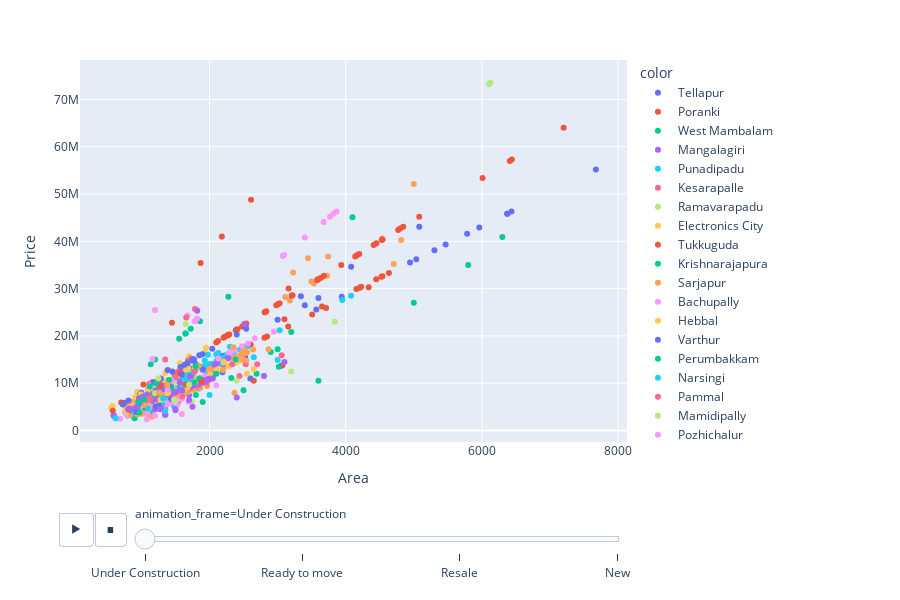

Source (notebook cell):
### Code cell
fig = px.scatter(data, x='Area', y='Price',animation_frame=df['Status'],color=df['Location'],height = 600)
fig.show()
